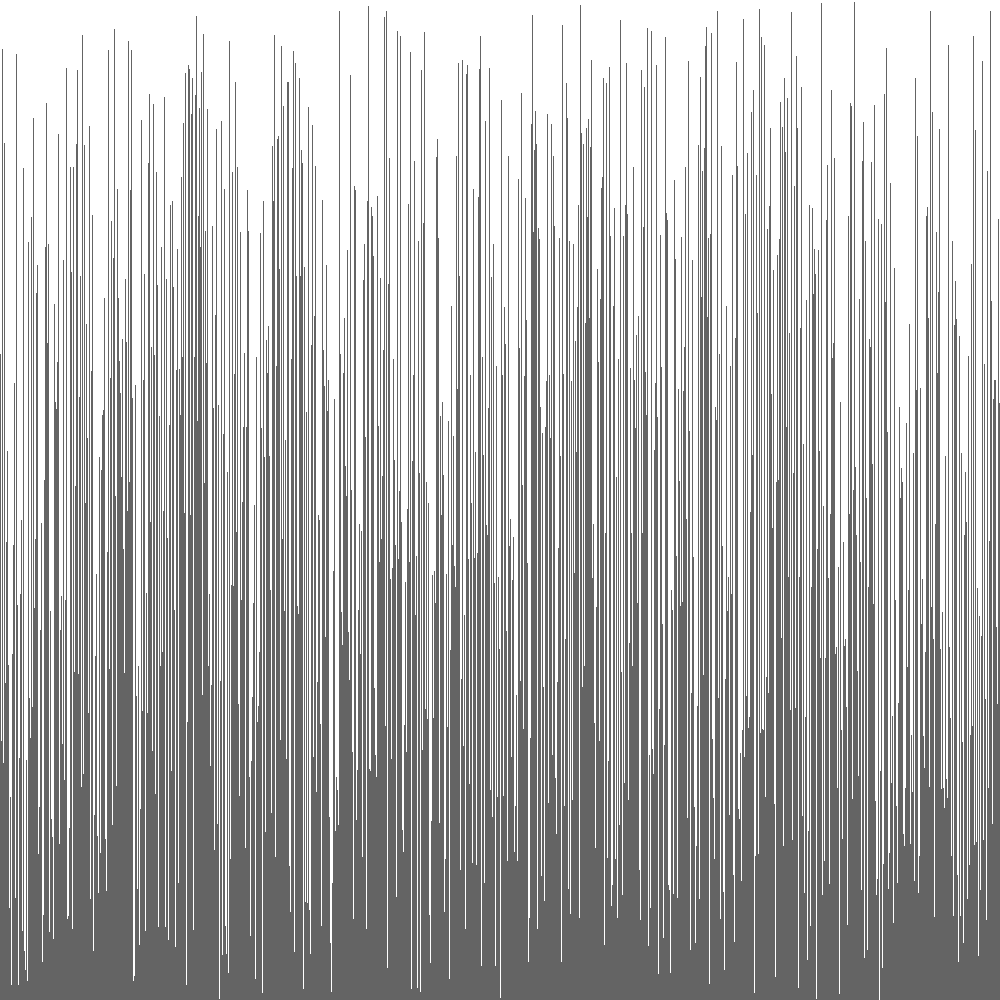
Frame 1 (no input)
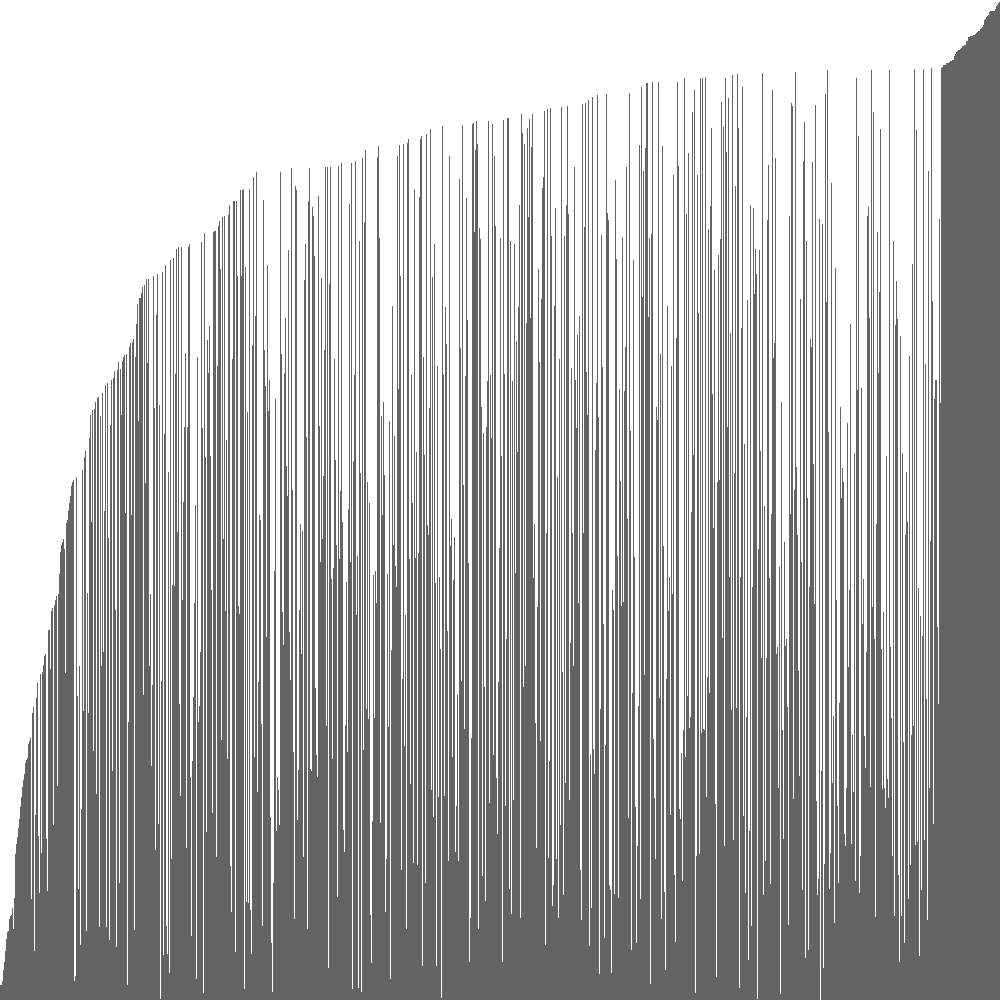
Frame 60 (the mouse pressed at the canvas centre just before this capture)
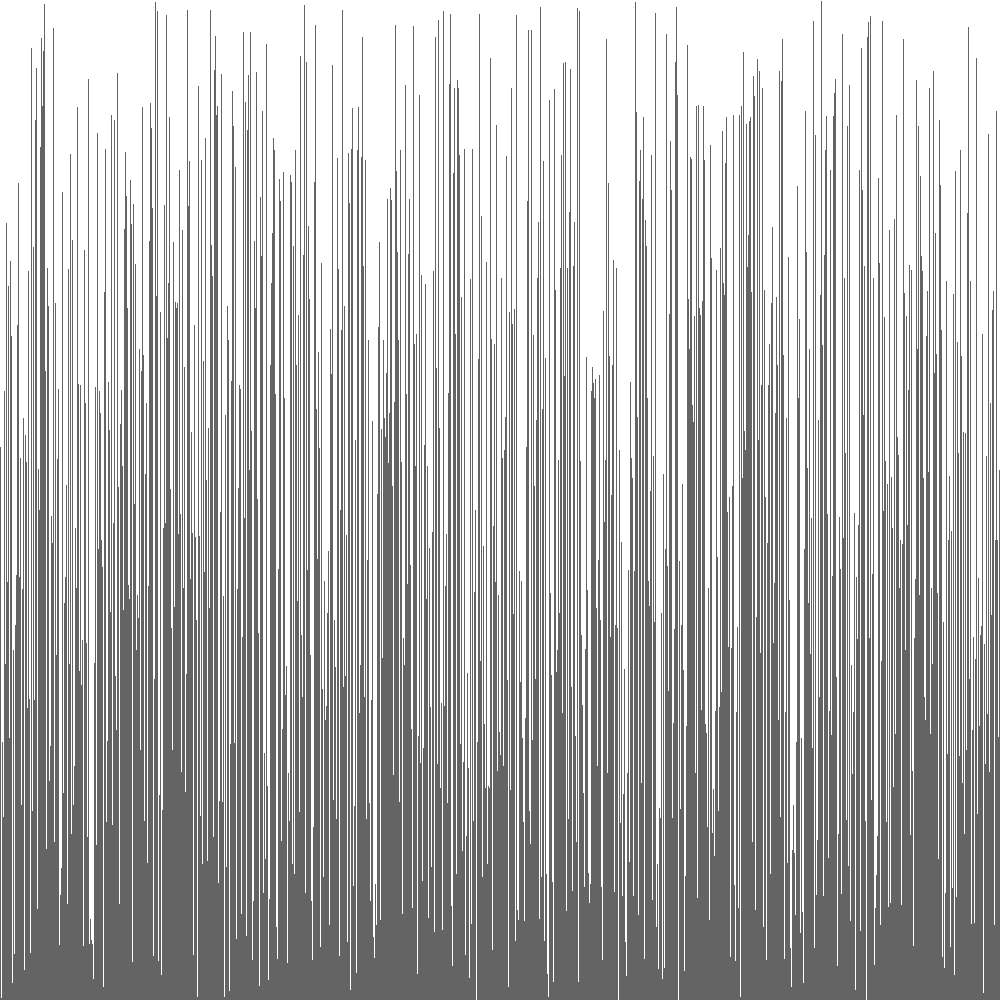
Frame 120 (the mouse held since frame 60 and released just before this capture)

The Processing sketch that drew these frames (run headless with seeded random() and noise(); from frame 60 on, the mouse is pressed at the canvas centre):

// Processing sketch: VisualArraySorter
// ── VisualArraySorter.pde
//1. create an array of ints. don't initialize it yet.
int[] numbers;
void setup() {
  //2. set the size of your window
  size(1000, 1000);
  //  if you are using Processing 3, you cannot use variables
  //  because the developers don't know how programming is supposed to work.

  //3. initialize your array with the built in width variable
  numbers = new int[width];
  
  //4. initialize the ints in the array with random numbers
  //   from 0 to the built in height variable
  randomize();
  //5. call the noStroke() method
  noStroke();

}

void draw() {
  //6. set the background color with background(r, g, b);
  background(255, 255, 255);

  //7. set the color for your graph
  fill(100);

  //8. draw a rectangle for each int in your array.
  for(int i = 0;i<numbers.length;i++){
    rect(i, height, 1, numbers[i] * -1);
  }
  //   the x value will be the current index in the array
  //   the y value will the height variable
  //   the width is 1 (one)
  //   the height is negative the value of the element at the current index of the array
  stepSort(numbers);
  //9. call the stepSort method

  //10. extract the code that randomizes the array into a method.

  //11. call the method you made in step 10 when the mouse is pressed
  if(mousePressed == true){
    randomize();
  }

}

void stepSort(int[] arr) {
  for (int i = 1; i < arr.length; i++) {
    if (arr[i - 1] > arr[i]) {
      int t = arr[i];
      arr[i] = arr[i - 1];
      arr[i - 1] = t;
    }
  }
}
void randomize(){
  for(int i = 0; i<numbers.length;i++){
    numbers[i] = (int)random(height);
  }
}
